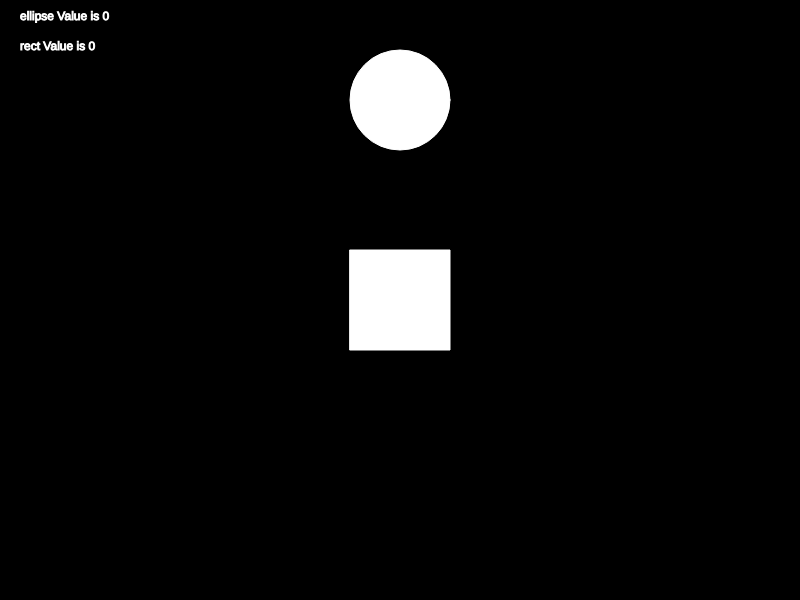
Frame 1 (no input)
Frame 60 (no input): identical to frame 1, image omitted
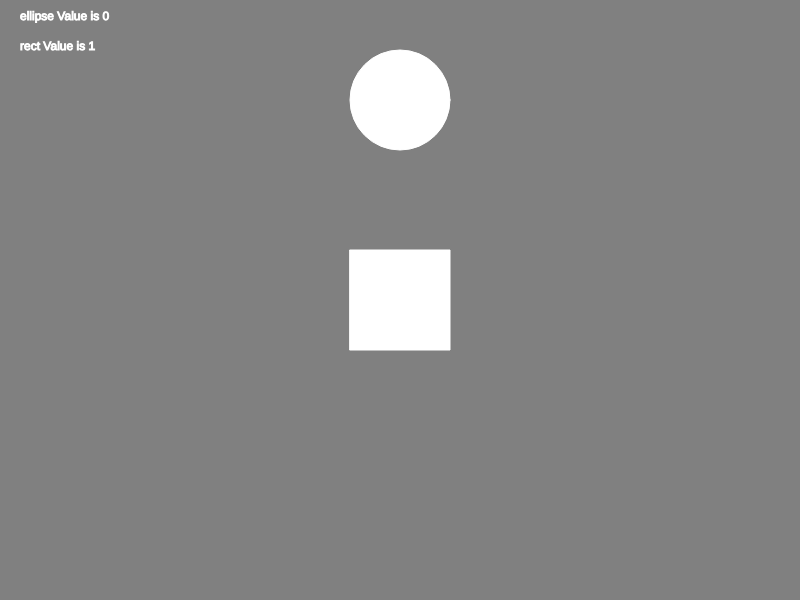
Frame 120 (the mouse pressed at the canvas centre since frame 60)

The p5.js sketch that drew these frames (run headless with seeded random() and noise() and a simulated clock; from frame 60 on, the mouse is pressed at the canvas centre):

// p5.js sketch
// ── sketch.js
var ellipsevalue = 0;
var rectvalue = 0;
var fillColor = 255;

function setup() {
    createCanvas(800, 600);
    
}

function draw() {
    background(map(mouseX, 0, 799, 0, 255));
    stroke(255);
    fill(fillColor);
    text("ellipse Value is " + ellipsevalue, 20, 20);
    ellipse(width/2, 100, 100, 100);
    
    rectMode(CENTER);
    rect(width/2, height/2, 100, 100);
    
    
    if(dist(width/2, 100, mouseX, mouseY) < 100){
        ellipsevalue = 1;
    }else{
        ellipsevalue =0;
    }
    
     text("rect Value is " + rectvalue, 20, 50);
    if(mouseX>width/2-50 && mouseX<width/2+50 && mouseY>height/2-50 && mouseY<height/2+50){
        rectvalue = 1;
    }else{
        rectvalue =0;
    }
}


function keyPressed(){
//    if(key === 'o' || key === 'O'){
//        fillColor = 45;
//    }
    if(keyCode == UP_ARROW){
        fillColor += 10;
    }
     if(keyCode == DOWN_ARROW){
        fillColor -= 10;
    }   
}
